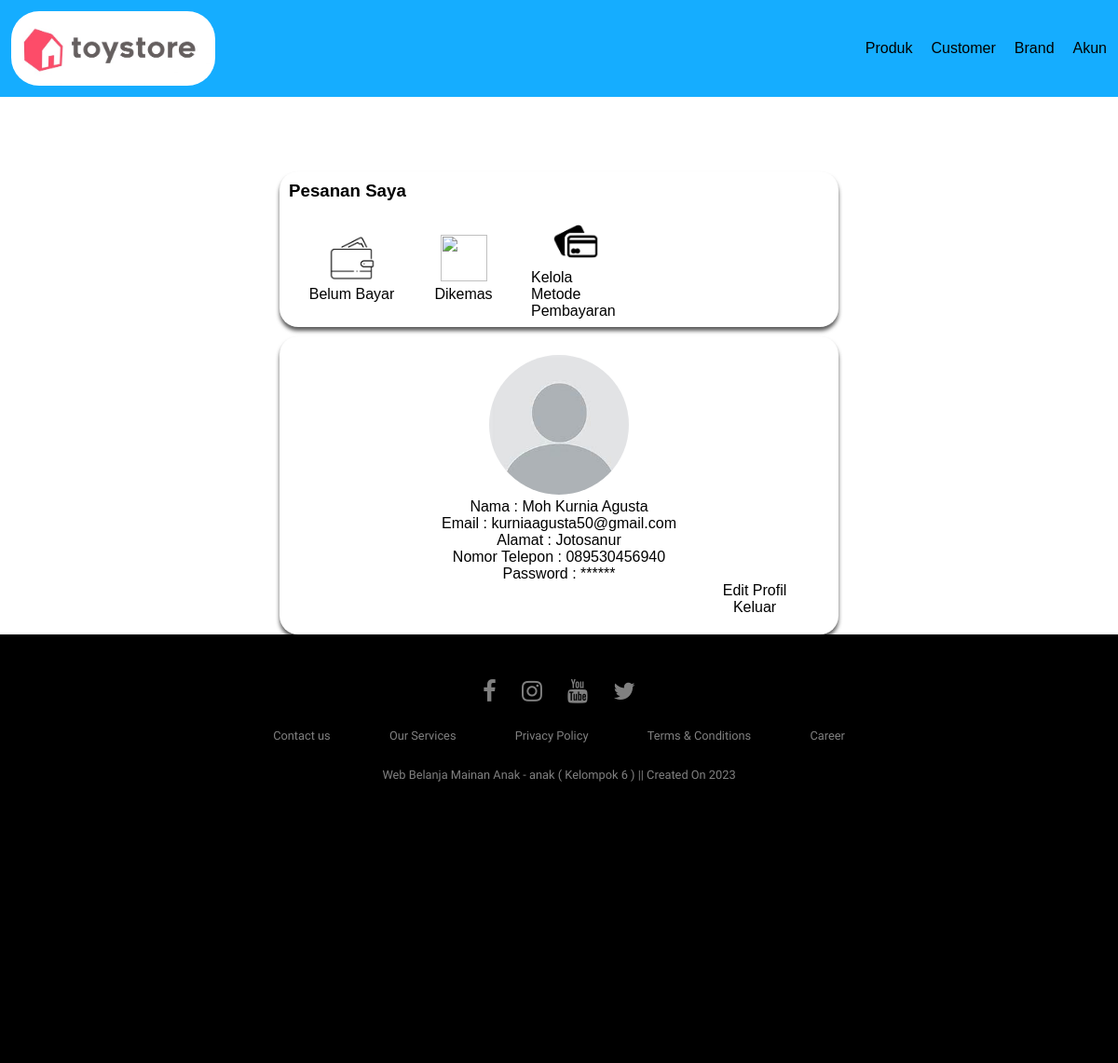
Before: /app/user/user_account.php (signed in) with the older database file.
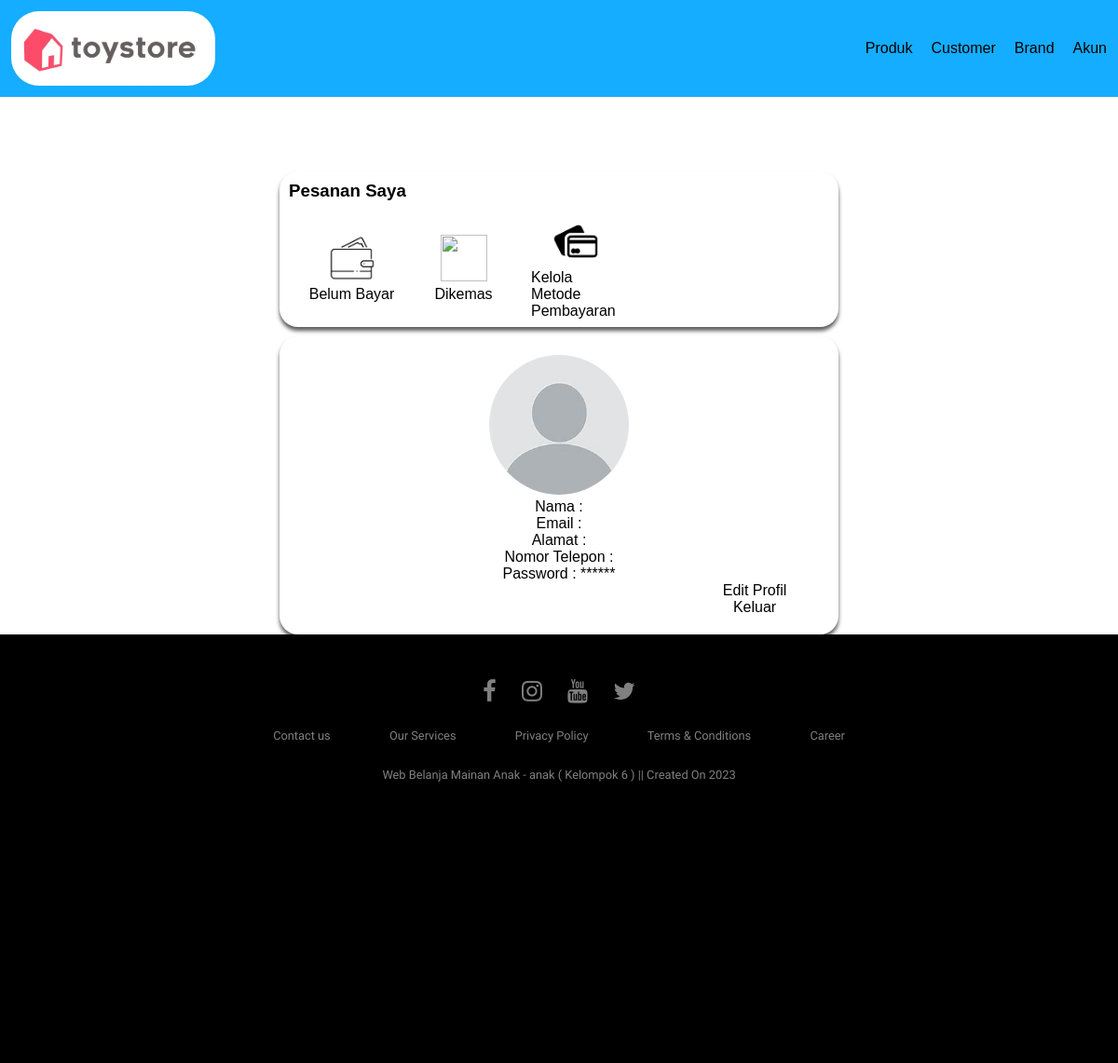
After: the same page with the newer database file.
### tables this page shows
CREATE TABLE `user` (
  `USER_ID` varchar(12) NOT NULL,
  `USER_EMAIL` varchar(255) NOT NULL,
  `USER_NAME` varchar(50) NOT NULL,
  `USER_ADDRESS` varchar(255) NOT NULL,
  `USER_PHONE` text NOT NULL,
  `USER_PASSWORD` text NOT NULL,
  `USER_PASS` text DEFAULT NULL
);

### app/database.php (called while the page is built, shortened)
<?php
	function getAllData($table, $id) {
		try{
			$statement = DB->prepare("SELECT * FROM $table where ".strtoupper($table)."_ID = :id");
			$statement->bindValue(':id',$id);
			$statement->execute();
			return $statement->fetchAll(PDO::FETCH_ASSOC);
		}
		catch(PDOException $err){
			echo $err->getMessage();
		}
	}
?>

### app/user/user_account.php (the view, shortened to what this page needs)
<?php
    require("../database.php");
?>
<!DOCTYPE html>
<html lang="en">
<head>
	<link rel="stylesheet" href="https://cdnjs.cloudflare.com/ajax/libs/font-awesome/4.7.0/css/font-awesome.min.css">
    <link rel="stylesheet" href="../../assets/css/style.css">
</head>
<body>
	<?php include("../../assets/inc/navbar.inc") ?>
    <div class="pesanan_user">
        <h3>Pesanan Saya</h3>
        <div class="pesanan_user_inner">
            <a href="Belum_Bayar.php">
            <div class="icon">
                <img src="../../assets/images/icon/dompet.png">
                <span>Belum Bayar</span>
            </div>
            </a>
            <a href="Telah_Bayar.php">
            <div class="icon">
                <img src="../../assets/images/icon/box.png">
                <span>Dikemas</span>
            </div>
            </a>
            <a href="Kelola_Metode_Pembayaran.php">
            <div class="icon">
                <img src="../../assets/images/icon/card.png">
                <span>Kelola Metode Pembayaran</span>
            </div>
            </a>
        </div>
    </div>
    <div class="user_account_container">
            <?php $a = getAllData('user', $_SESSION["id"]);?>
            <div class="user_content">
                <img class="profile" src="../../fahmi/profile.jpg">
                <p>Nama : <?php echo $a[0]["USER_NAME"];?></p>
                <p>Email : <?php echo $a[0]["USER_EMAIL"];?> </p>
                <p>Alamat : <?php echo $a[0]["USER_ADDRESS"];?> </p>
                <p>Nomor Telepon : <?php echo $a[0]["USER_PHONE"];?> </p>
                <p>Password : ****** </p>
                <a href="edit.php">Edit Profil</a>
                <a href="logout.php">Keluar</a>
            </div>
        </div>
        <?php include("../../assets/inc/footer.inc");?>
    </body>
</html>

Changed rows visible on the page:
removed user: USER_NAME "Moh Kurnia Agusta", USER_EMAIL "kurniaagusta50@gmail.com", USER_ADDRESS "Jotosanur", USER_PHONE "089530456940"
